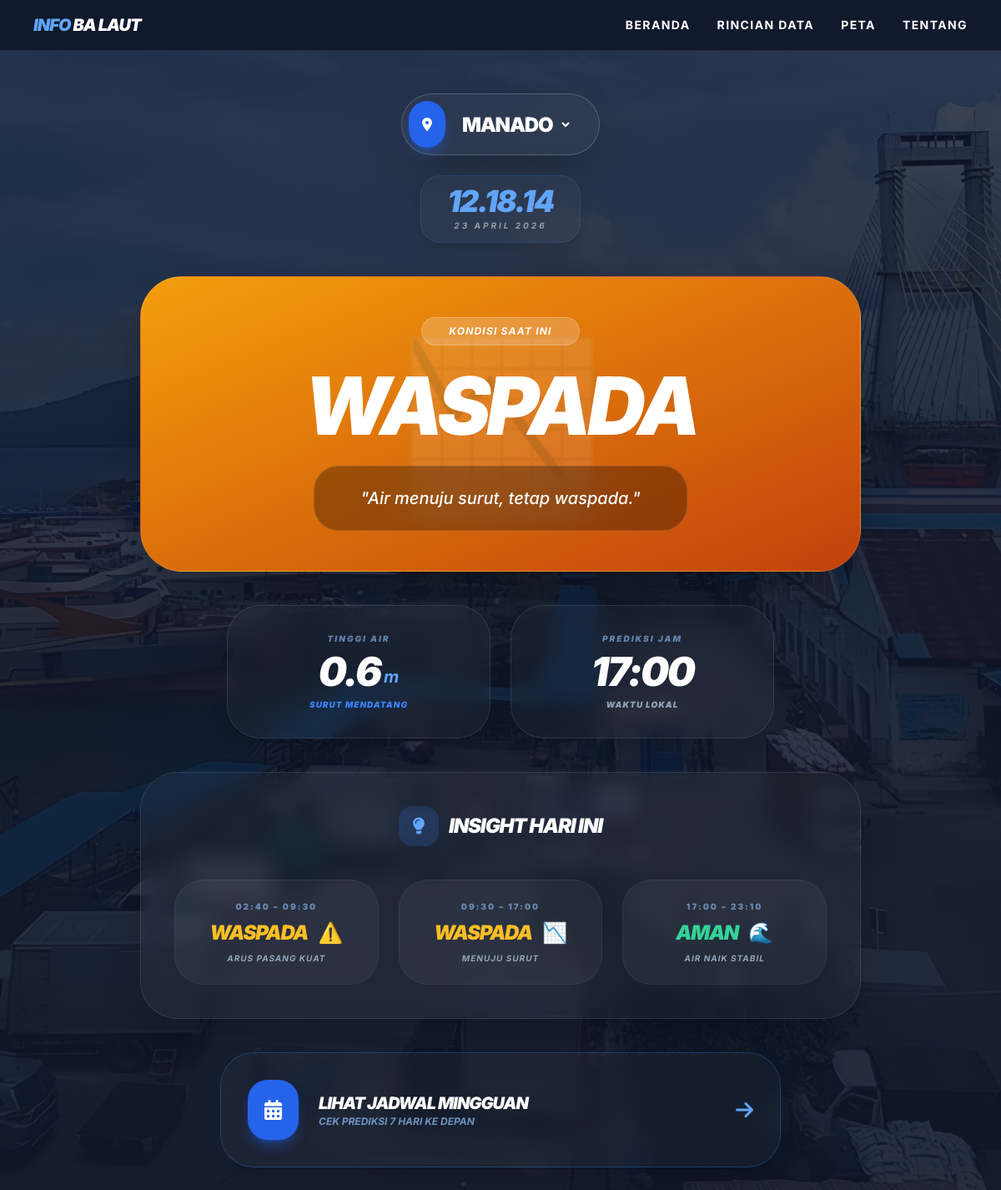
The page / on the database its author committed.
### app.py (models this page shows)
class JadwalPasut(db.Model):
    id = db.Column(db.Integer, primary_key=True)
    lokasi = db.Column(db.String(50))
    waktu = db.Column(db.DateTime)
    tinggi = db.Column(db.Float)
    jenis = db.Column(db.String(20))

### app.py (the view)
@app.route('/')
def index():
    lokasi_aktif = request.args.get('lokasi', 'Manado')
    daftar_kota = [k[0] for k in db.session.query(JadwalPasut.lokasi).distinct().all()]
    now = datetime.now()
    lokasi_detail = LOKASI_INFO.get(lokasi_aktif, LOKASI_INFO['Manado'])
    events_today = JadwalPasut.query.filter(
        JadwalPasut.lokasi == lokasi_aktif,
        db.func.date(JadwalPasut.waktu) == now.date()
    ).order_by(JadwalPasut.waktu.asc()).all()
    insights = generate_insights(events_today)
    data = JadwalPasut.query.filter(
        JadwalPasut.lokasi == lokasi_aktif,
        JadwalPasut.waktu >= now
    ).order_by(JadwalPasut.waktu.asc()).first()
    status, warna, icon, tips = get_rekomendasi(data.tinggi, data.jenis) if data else ("-", "from-slate-700 to-slate-900", "?", "-")
    return render_template('index.html',
                           data=data,
                           status=status,
                           warna=warna,
                           icon=icon,
                           tips=tips,
                           lokasi_aktif=lokasi_aktif,
                           daftar_kota=daftar_kota,
                           now=now,
                           insights=insights,
                           lokasi_detail=lokasi_detail)

### app.py (called while the page is built)
def get_rekomendasi(tinggi, jenis_next):
    if tinggi < 0.5:
        return "BAHAYA", "from-red-600 to-rose-900", "❌", "Air terlalu dangkal! Kapal berisiko kandas."
    elif tinggi >= 1.8 or jenis_next == 'Surut':
        msg = "Pasang tinggi (Arus Kuat)." if tinggi >= 1.8 else "Air menuju surut, tetap waspada."
        return "WASPADA", "from-amber-500 to-orange-700", "📉", msg
    else:
        return "AMAN", "from-emerald-500 to-teal-700", "🌊", "Air naik stabil. Kondisi terbaik melaut."

### templates/index.html (shortened to what this page needs)
{% extends "base.html" %}
{% block content %}
<div class="space-y-10">
    <div class="flex flex-col items-center gap-6">
        <div class="glass p-2 rounded-full flex items-center pr-8 w-fit mx-auto shadow-2xl border-white/20">
            <div class="bg-blue-600 p-4 rounded-full mr-4 shadow-lg shadow-blue-600/40 animate-pulse">
                <i class="fas fa-location-dot text-white"></i>
            </div>
            <form action="/" method="get">
                <select name="lokasi" onchange="this.form.submit()" class="bg-transparent border-none text-2xl font-black text-white focus:ring-0 cursor-pointer uppercase tracking-tighter">
                    {% for kota in daftar_kota %}
                    <option value="{{ kota }}" class="bg-slate-900" {% if kota == lokasi_aktif %}selected{% endif %}>{{ kota }}</option>
                    {% endfor %}
                </select>
            </form>
        </div>
        <div class="text-center glass px-8 py-3 rounded-3xl border-blue-500/20 shadow-lg backdrop-blur-md">
            <p id="realtime-clock" class="text-4xl font-black italic tracking-tighter text-blue-400 leading-none">00:00:00</p>
            <p class="text-[10px] font-bold opacity-50 uppercase tracking-[0.3em] mt-1 italic text-white">{{ now.strftime('%d %B %Y') }}</p>
        </div>
    </div>
    <div class="relative overflow-hidden rounded-[50px] shadow-2xl p-12 flex flex-col items-center justify-center text-center min-h-[350px] bg-gradient-to-br {{ warna }} border border-white/10 mx-auto max-w-5xl">
        <div class="relative z-10 space-y-6">
            <span class="bg-white/20 px-8 py-2 rounded-full text-xs font-bold uppercase tracking-widest border border-white/20 inline-block italic">Kondisi Saat Ini</span>
            <h2 class="text-6xl md:text-8xl font-black italic tracking-tighter leading-none uppercase">{{ status }}</h2>
            <div class="max-w-md mx-auto">
                <p class="text-lg md:text-xl font-medium leading-relaxed bg-black/30 p-6 rounded-[30px] backdrop-blur-xl border border-white/10 italic text-white">
                    "{{ tips }}"
                </p>
            </div>
        </div>
        <div class="absolute inset-0 flex items-center justify-center opacity-10 pointer-events-none text-[200px]">
            {{ icon }}
        </div>
    </div>
    <div class="grid grid-cols-2 gap-6 max-w-2xl mx-auto w-full px-2">
        <div class="glass p-8 rounded-[40px] border-white/10 flex flex-col items-center text-center hover-scale shadow-xl backdrop-blur-md text-white">
            <p class="text-blue-300 text-[10px] font-black uppercase tracking-[0.2em] mb-2 italic opacity-60">Tinggi Air</p>
            <div class="flex items-end gap-1">
                <p class="text-5xl font-black italic tracking-tighter">{{ data.tinggi if data else '0.0' }}</p>
                <p class="text-xl font-bold text-blue-400 mb-1 italic">m</p>
            </div>
            <p class="text-[10px] font-black uppercase text-blue-500 mt-2 tracking-widest uppercase italic">{{ data.jenis if data else '-' }} Mendatang</p>
        </div>
        <div class="glass p-8 rounded-[40px] border-white/10 flex flex-col items-center text-center hover-scale shadow-xl backdrop-blur-md text-white">
            <p class="text-blue-300 text-[10px] font-black uppercase tracking-[0.2em] mb-2 italic opacity-60">Prediksi Jam</p>
            <p class="text-5xl font-black italic tracking-tighter">{{ data.waktu.strftime('%H:%M') if data else '--:--' }}</p>
            <p class="text-[10px] font-black uppercase text-slate-400 mt-2 tracking-widest italic uppercase">Waktu Lokal</p>
        </div>
    </div>
    <div class="glass rounded-[45px] p-10 border border-white/10 w-full max-w-5xl mx-auto shadow-2xl backdrop-blur-md">
        <div class="flex items-center justify-center gap-3 mb-10">
            <div class="w-12 h-12 bg-blue-500/20 rounded-2xl flex items-center justify-center text-blue-400 shadow-inner">
                <i class="fas fa-lightbulb text-xl"></i>
            </div>
            <h3 class="text-2xl font-black italic uppercase tracking-tighter text-white">Insight Hari Ini</h3>
        </div>
        <div class="grid grid-cols-1 md:grid-cols-2 lg:grid-cols-3 gap-6">
            {% for insight in insights %}
            <div class="bg-white/5 p-6 rounded-[35px] border border-white/5 flex flex-col items-center text-center group hover:bg-white/10 transition-all hover-scale">
                <p class="text-blue-300 text-[10px] font-black uppercase tracking-[0.2em] mb-2 opacity-60">{{ insight.waktu }}</p>
                <div class="flex items-center gap-3 mb-2">
                    <span class="font-black italic text-2xl tracking-tighter {{ insight.color }}">{{ insight.status }}</span>
                    <span class="text-2xl">{{ insight.icon }}</span>
                </div>
                <p class="text-[10px] font-bold text-slate-400 uppercase tracking-widest leading-tight italic">{{ insight.desc }}</p>
            </div>
            {% else %}
            <div class="col-span-full text-center py-10 opacity-30 italic tracking-widest uppercase text-xs text-white">
                Analisis data belum tersedia
            </div>
            {% endfor %}
        </div>
    </div>
    <a href="/mingguan?lokasi={{ lokasi_aktif }}" class="glass p-8 rounded-[40px] border-blue-500/30 flex justify-between items-center group hover:bg-blue-600/20 transition-all shadow-xl hover-scale lg:max-w-2xl mx-auto backdrop-blur-md">
        <div class="flex items-center space-x-6">
            <div class="bg-blue-600 p-5 rounded-3xl shadow-lg shadow-blue-600/40">
                <i class="fas fa-calendar-alt text-2xl text-white"></i>
            </div>
            <div class="text-white">
                <p class="text-xl font-black italic uppercase tracking-tighter">LIHAT JADWAL MINGGUAN</p>
                <p class="text-xs text-blue-300 font-bold opacity-70 italic uppercase">Cek Prediksi 7 Hari Ke Depan</p>
            </div>
        </div>
        <i class="fas fa-arrow-right text-blue-400 group-hover:translate-x-2 transition-transform text-2xl"></i>
    </a>
</div>
{% endblock %}

### templates/base.html (shortened to what this page needs)
<!DOCTYPE html>
<html lang="id">
<head>
    <script src="https://cdn.tailwindcss.com"></script>
    <link rel="stylesheet" href="https://cdnjs.cloudflare.com/ajax/libs/font-awesome/6.0.0/css/all.min.css">
</head>
<body class="w-full overflow-x-hidden">
    <nav class="hidden md:flex fixed top-0 left-0 right-0 z-50 nav-glass border-b border-white/10 px-10 py-4 justify-between items-center">
        <h1 class="text-xl font-black italic tracking-tighter text-blue-400">INFO <span class="text-white">BA LAUT</span></h1>
        <div class="flex space-x-8 text-sm font-bold uppercase tracking-widest">
            <a href="/?lokasi={{ lokasi_aktif }}" class="hover:text-blue-400 transition">Beranda</a>
            <a href="/mingguan?lokasi={{ lokasi_aktif }}" class="hover:text-blue-400 transition">Rincian Data</a>
            <a href="/peta?lokasi={{ lokasi_aktif }}" class="hover:text-blue-400 transition">Peta</a>
            <a href="/tentang?lokasi={{ lokasi_aktif }}" class="hover:text-blue-400 transition">Tentang</a>
        </div>
    </nav>
    <main class="container mx-auto px-4 pt-6 md:pt-28 pb-24 lg:px-20">
        {% block content %}{% endblock %}
    </main>
</body>
</html>

### templates/base.html (style rules this page uses)
body { font-family: 'Inter', sans-serif; background: radial-gradient(circle at top right, #1e3a8a, #0f172a); background-attachment: fixed; min-height: 100vh; color: white; }
.glass { background: rgba(255, 255, 255, 0.03); backdrop-filter: blur(12px); border: 1px solid rgba(255, 255, 255, 0.1); }
.nav-glass { background: rgba(15, 23, 42, 0.9); backdrop-filter: blur(20px); }
.hover-scale { transition: all 0.3s ease; }

### rows shown on the page
JadwalPasut: tinggi "0.6", jenis "SURUT", waktu "17:00"

### other values the page prints
{{ now.strftime('%d %B %Y') }} "23 APRIL 2026"
{{ status }} "WASPADA"
{{ tips }} "Air menuju surut, tetap waspada."
{{ icon }} "📉"
{{ insight.waktu }} "02:40 – 09:30" "09:30 – 17:00" "17:00 – 23:10"
{{ insight.status }} "WASPADA" "WASPADA" "AMAN"
{{ insight.icon }} "⚠️" "📉" "🌊"
{{ insight.desc }} "ARUS PASANG KUAT" "MENUJU SURUT" "AIR NAIK STABIL"
form field lokasi "Manado"
